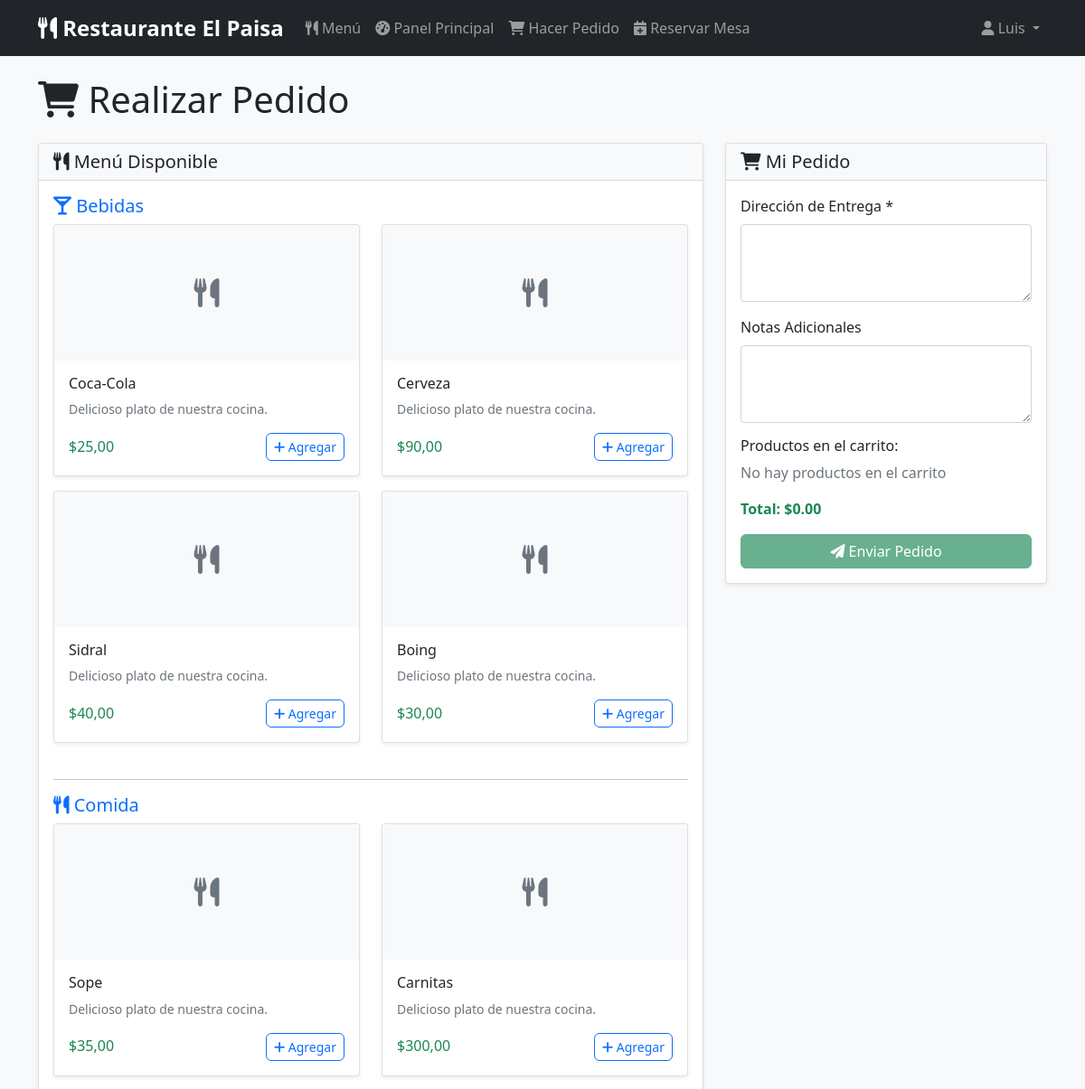
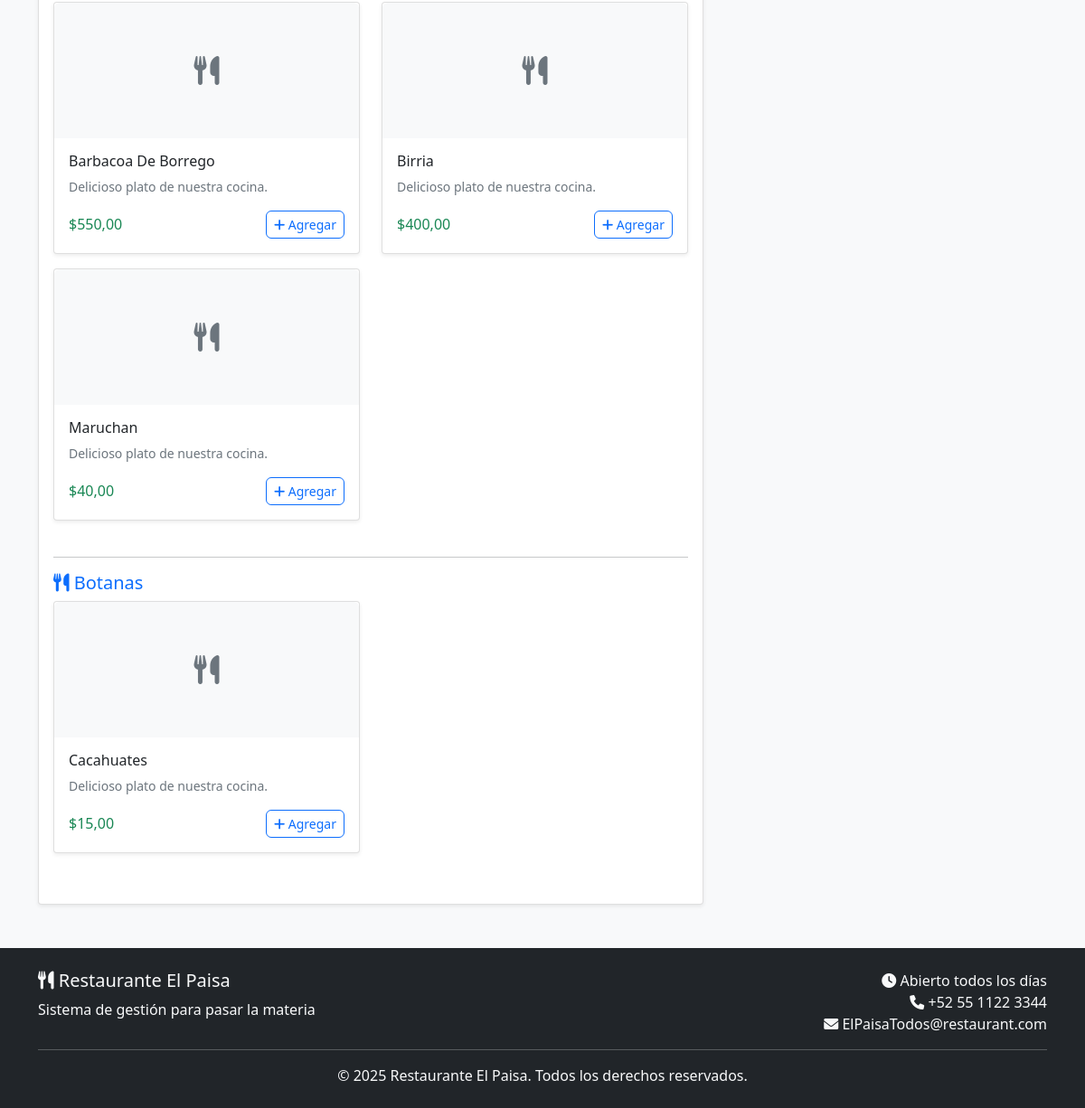
Screenshot of /cliente/hacer-pedido/ (signed in) with the database file from the repository (2 pictures, top to bottom).
### core/models.py (models this page shows, shortened)
class Usuario(AbstractUser):
    ROLES = (
        ('cliente', 'Cliente'),
        ('personal', 'Personal'),
        ('admin', 'Administrador'),
    )
    rol = models.CharField(max_length=10, choices=ROLES, default='cliente')
    telefono = models.CharField(max_length=15, blank=True, null=True)
    direccion = models.TextField(blank=True, null=True)

class Categoria(models.Model):
    nombre = models.CharField(max_length=50)
    descripcion = models.TextField(blank=True)
    tipo = models.CharField(max_length=10, choices=[('comida', 'Comida'), ('bebida', 'Bebida')])

class Menu(models.Model):
    categoria = models.ForeignKey(Categoria, on_delete=models.CASCADE)
    nombre = models.CharField(max_length=100)
    descripcion = models.TextField(blank=True)
    precio = models.DecimalField(max_digits=8, decimal_places=2)
    disponible = models.BooleanField(default=True)
    imagen = models.ImageField(upload_to='menu/', blank=True, null=True)
    restaurante = models.ForeignKey(Restaurante, on_delete=models.CASCADE)

### core/views.py (the view)
# urls.py: path('cliente/hacer-pedido/', views.hacer_pedido, name='hacer_pedido'),
@login_required
@user_passes_test(es_cliente)
def hacer_pedido(request):
    if request.method == 'POST':
        pedido_form = PedidoForm(request.POST)
        if pedido_form.is_valid():
            pedido = pedido_form.save(commit=False)
            pedido.cliente = request.user
            pedido.total = 0  # Se calculará con los items
            pedido.save()
            carrito_data = request.POST.get('carrito_data')
            items_procesados = 0
            if carrito_data:
                try:
                    import json
                    items = json.loads(carrito_data)
                    for item in items:
                        producto = Menu.objects.get(id=item['id'])
                        ItemPedido.objects.create(
                            pedido=pedido,
                            producto=producto,
                            cantidad=item['cantidad'],
                            subtotal=item['subtotal']
                        )
                        items_procesados += 1
                except Exception as e:
                    pedido.delete()
                    messages.error(request, f'Error al procesar el pedido: {str(e)}')
                    return redirect('hacer_pedido')
            if items_procesados > 0:
                messages.success(request, f'¡Pedido #{pedido.id} creado exitosamente! Total: ${pedido.total}. Pronto nos contactaremos contigo.')
            else:
                messages.warning(request, f'Pedido #{pedido.id} creado pero sin productos. Por favor contacta al restaurante.')
            return redirect('cliente_dashboard')
        else:
            messages.error(request, 'Por favor corrige los errores en el formulario.')
    else:
        pedido_form = PedidoForm()
    categorias = Categoria.objects.all()
    productos_por_categoria = {}
    for categoria in categorias:
        productos = Menu.objects.filter(categoria=categoria, disponible=True)
        if productos.exists():
            productos_por_categoria[categoria] = productos
    context = {
        'pedido_form': pedido_form,
        'productos_por_categoria': productos_por_categoria,
    }
    return render(request, 'core/hacer_pedido.html', context)

### core/forms.py
class PedidoForm(forms.ModelForm):
    class Meta:
        model = Pedido
        fields = ['direccion_entrega', 'notas']
        widgets = {
            'direccion_entrega': forms.Textarea(attrs={'rows': 3, 'class': 'form-control'}),
            'notas': forms.Textarea(attrs={'rows': 3, 'class': 'form-control'}),
        }

### core/views.py (called while the page is built)
def es_cliente(user):
    return user.is_authenticated and user.rol == 'cliente'

### core/templates/core/hacer_pedido.html (shortened to what this page needs)
{% extends 'core/base.html' %}
{% block content %}
<div class="row">
    <div class="col-12">
        <h1 class="mb-4">
            <i class="fas fa-shopping-cart"></i> Realizar Pedido
        </h1>
    </div>
</div>
<div class="row">
    <div class="col-md-8">
        <div class="card">
            <div class="card-header">
                <h5 class="card-title mb-0">
                    <i class="fas fa-utensils"></i> Menú Disponible
                </h5>
            </div>
            <div class="card-body">
                {% for categoria, productos in productos_por_categoria.items %}
                <div class="mb-4">
                    <h5 class="text-primary">
                        {% if categoria.tipo == 'comida' %}
                        <i class="fas fa-utensils"></i>
                        {% else %}
                        <i class="fas fa-glass-martini-alt"></i>
                        {% endif %}
                        {{ categoria.nombre }}
                    </h5>
                    <div class="row">
                        {% for producto in productos %}
                        <div class="col-md-6 mb-3">
                            <div class="card h-100">
                                {% if producto.imagen %}
                                <img src="{{ producto.imagen.url }}" class="card-img-top" alt="{{ producto.nombre }}" style="height: 150px; object-fit: cover;">
                                {% else %}
                                <div class="card-img-top bg-light d-flex align-items-center justify-content-center" style="height: 150px;">
                                    <i class="fas fa-utensils fa-2x text-muted"></i>
                                </div>
                                {% endif %}
                                <div class="card-body">
                                    <h6 class="card-title">{{ producto.nombre }}</h6>
                                    <p class="card-text small text-muted">{{ producto.descripcion|default:"Delicioso plato de nuestra cocina." }}</p>
                                    <div class="d-flex justify-content-between align-items-center">
                                        <span class="h6 text-success mb-0">${{ producto.precio }}</span>
                                        <button type="button" class="btn btn-sm btn-outline-primary agregar-carrito"
                                                data-id="{{ producto.id }}"
                                                data-nombre="{{ producto.nombre }}"
                                                data-precio="{{ producto.precio }}">
                                            <i class="fas fa-plus"></i> Agregar
                                        </button>
                                    </div>
                                </div>
                            </div>
                        </div>
                        {% endfor %}
                    </div>
                </div>
                {% if not forloop.last %}<hr>{% endif %}
                {% empty %}
                <div class="alert alert-info">
                    <i class="fas fa-info-circle"></i> No hay productos disponibles en este momento.
                </div>
                {% endfor %}
            </div>
        </div>
    </div>
    <div class="col-md-4">
        <div class="card sticky-top" style="top: 20px;">
            <div class="card-header">
                <h5 class="card-title mb-0">
                    <i class="fas fa-shopping-cart"></i> Mi Pedido
                </h5>
            </div>
            <div class="card-body">
                <form method="post" id="pedido-form">
                    <div class="mb-3">
                        <label for="id_direccion_entrega" class="form-label">Dirección de Entrega *</label>
                        {{ pedido_form.direccion_entrega }}
                    </div>
                    <div class="mb-3">
                        <label for="id_notas" class="form-label">Notas Adicionales</label>
                        {{ pedido_form.notas }}
                    </div>
                    <div id="carrito">
                        <h6>Productos en el carrito:</h6>
                        <div id="lista-carrito" class="mb-3">
                            <p class="text-muted">No hay productos en el carrito</p>
                        </div>
                        <div id="total-carrito" class="fw-bold text-success mb-3">Total: $0.00</div>
                    </div>
                    <div class="d-grid gap-2">
                        <button type="submit" class="btn btn-success" id="btn-enviar-pedido" disabled>
                            <i class="fas fa-paper-plane"></i> Enviar Pedido
                        </button>
                    </div>
                </form>
            </div>
        </div>
    </div>
</div>
{% endblock %}

### core/templates/core/base.html (shortened to what this page needs)
<!DOCTYPE html>
<html lang="es">
<head>
    <link href="https://cdn.jsdelivr.net/npm/bootstrap@5.1.3/dist/css/bootstrap.min.css" rel="stylesheet">
    <link href="https://cdnjs.cloudflare.com/ajax/libs/font-awesome/6.0.0/css/all.min.css" rel="stylesheet">
    <link href="/static/core/css/style.css" rel="stylesheet">
</head>
<body>
    <nav class="navbar navbar-expand-lg navbar-dark bg-dark">
        <div class="container">
            <a class="navbar-brand" href="{% url 'index' %}">
                <i class="fas fa-utensils"></i> Restaurante El Paisa
            </a>
            <div class="collapse navbar-collapse" id="navbarNav">
                <ul class="navbar-nav me-auto">
                    <li class="nav-item">
                        <a class="nav-link" href="{% url 'menu' %}">
                            <i class="fas fa-utensils"></i> Menú
                        </a>
                    </li>
                    {% if user.is_authenticated %}
                        <li class="nav-item">
                            <a class="nav-link" href="{% url 'dashboard' %}">
                                <i class="fas fa-tachometer-alt"></i> Panel Principal
                            </a>
                        </li>
                        {% if user.rol == 'cliente' %}
                            <li class="nav-item">
                                <a class="nav-link" href="{% url 'hacer_pedido' %}">
                                    <i class="fas fa-shopping-cart"></i> Hacer Pedido
                                </a>
                            </li>
                            <li class="nav-item">
                                <a class="nav-link" href="{% url 'reservar_mesa' %}">
                                    <i class="fas fa-calendar-plus"></i> Reservar Mesa
                                </a>
                            </li>
                        {% endif %}
                    {% endif %}
                </ul>
                <ul class="navbar-nav">
                    {% if user.is_authenticated %}
                        <li class="nav-item dropdown">
                            <a class="nav-link dropdown-toggle" href="#" id="userDropdown" role="button" data-bs-toggle="dropdown">
                                <i class="fas fa-user"></i> {{ user.username }}
                            </a>
                        </li>
                    {% endif %}
                </ul>
            </div>
        </div>
    </nav>
    <main class="container mt-4">
        {% block content %}
        {% endblock %}
    </main>
    <footer class="bg-dark text-light mt-5 py-4">
        <div class="container">
            <div class="row">
                <div class="col-md-6">
                    <h5><i class="fas fa-utensils"></i> Restaurante El Paisa</h5>
                    <p class="mb-0">Sistema de gestión para pasar la materia</p>
                </div>
                <div class="col-md-6 text-md-end">
                    <p class="mb-0">
                        <i class="fas fa-clock"></i> Abierto todos los días<br>
                        <i class="fas fa-phone"></i> +52 55 1122  3344<br>
                        <i class="fas fa-envelope"></i> ElPaisaTodos@restaurant.com
                    </p>
                </div>
            </div>
            <hr class="my-3">
            <div class="text-center">
                <p class="mb-0">&copy; 2025 Restaurante El Paisa. Todos los derechos reservados.</p>
            </div>
        </div>
    </footer>
</body>
</html>

### core/static/core/css/style.css (style rules this page uses)
body { font-family: 'Segoe UI', Tahoma, Geneva, Verdana, sans-serif; background-color: #f8f9fa; min-height: 100vh; display: flex; flex-direction: column; }
main { flex: 1; }
.navbar-brand { font-weight: bold; font-size: 1.5rem; }
.navbar-nav .nav-link { font-weight: 500; padding: 0.5rem 1rem; border-radius: 0.375rem; transition: all 0.3s ease; }
.card { box-shadow: 0 0.125rem 0.25rem rgba(0, 0, 0, 0.075); border: 1px solid rgba(0, 0, 0, 0.125); transition: all 0.3s ease; }
.card-header { background-color: #f8f9fa; border-bottom: 1px solid rgba(0, 0, 0, 0.125); font-weight: 600; }
.btn { border-radius: 0.375rem; font-weight: 500; transition: all 0.3s ease; }
footer { margin-top: auto; }
.card-img-top { border-radius: 0.375rem 0.375rem 0 0; }
.sticky-top { position: sticky; z-index: 100; }

### core/templates/core/hacer_pedido.html (style rules this page uses)
.card-img-top { border-radius: 0.375rem 0.375rem 0 0; }
.sticky-top { position: sticky; z-index: 100; }

### rows the page displays
Usuario: username "Luis"
Categoria: tipo "bebida" (drawn), nombre "Bebidas"
Menu: nombre "Coca-Cola", descripcion "Delicioso plato de nuestra cocina.", precio "25,00"
Menu: nombre "Cerveza", descripcion "Delicioso plato de nuestra cocina.", precio "90,00"
Menu: nombre "Sidral", descripcion "Delicioso plato de nuestra cocina.", precio "40,00"
Menu: nombre "Boing", descripcion "Delicioso plato de nuestra cocina.", precio "30,00"
Categoria: tipo "comida" (drawn), nombre "Comida"
Menu: nombre "Sope", descripcion "Delicioso plato de nuestra cocina.", precio "35,00"
Menu: nombre "Carnitas", descripcion "Delicioso plato de nuestra cocina.", precio "300,00"
Menu: nombre "Barbacoa De Borrego", descripcion "Delicioso plato de nuestra cocina.", precio "550,00"
Menu: nombre "Birria", descripcion "Delicioso plato de nuestra cocina.", precio "400,00"
Menu: nombre "Maruchan", descripcion "Delicioso plato de nuestra cocina.", precio "40,00"
Categoria: tipo "comida" (drawn), nombre "Botanas"
Menu: nombre "Cacahuates", descripcion "Delicioso plato de nuestra cocina.", precio "15,00"
